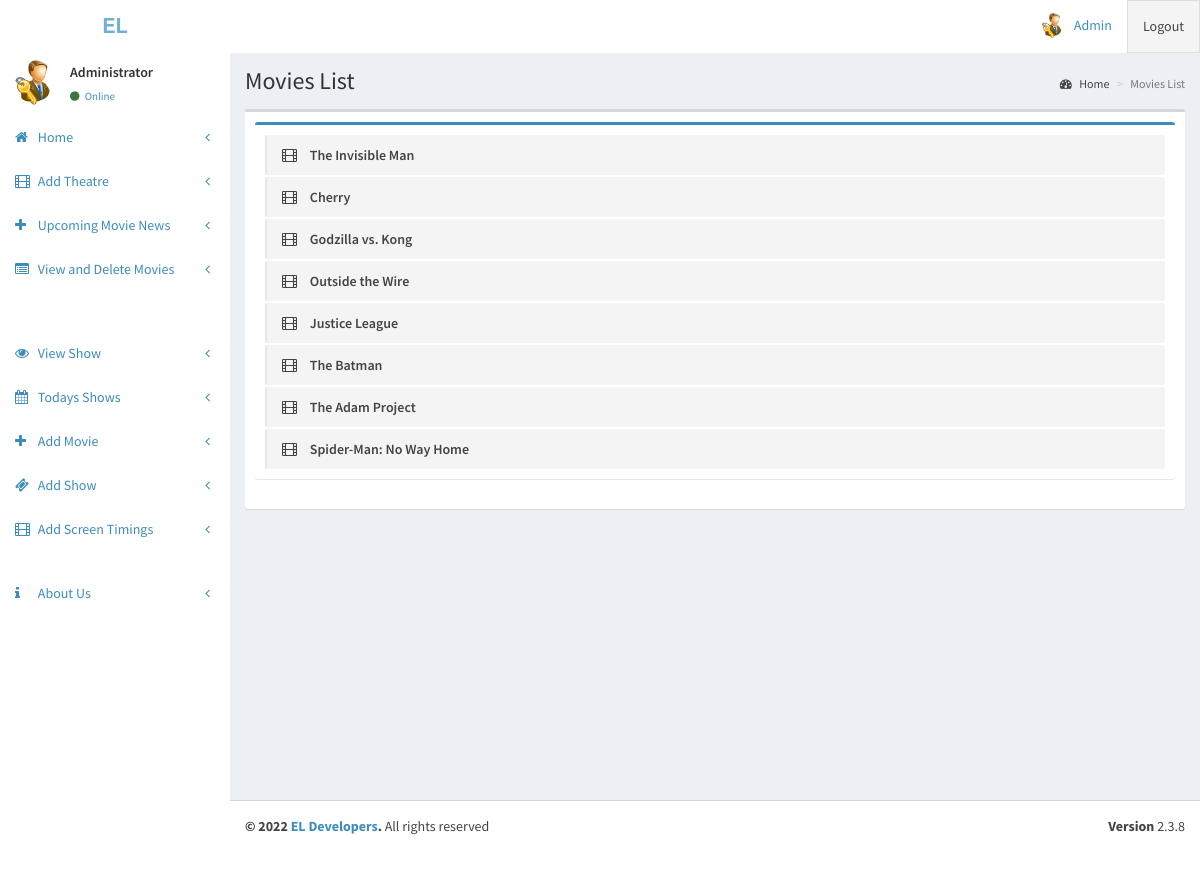
Page /admin/pages/view_movie.php (signed in) on the committed database.
### tables this page shows
CREATE TABLE `tbl_movie` (
  `movie_id` int(11) NOT NULL,
  `t_id` int(11) NOT NULL COMMENT 'theatre id',
  `movie_name` varchar(255) NOT NULL,
  `cast` varchar(500) NOT NULL,
  `desc` varchar(1000) NOT NULL,
  `release_date` date NOT NULL,
  `image` varchar(200) NOT NULL,
  `video_url` varchar(200) NOT NULL,
  `status` int(1) NOT NULL COMMENT '0 means active '
);

### admin/pages/view_movie.php (the view, shortened to what this page needs)
<?php
  include('header.php');
?>
<div class="content-wrapper">
  <section class="content-header">
    <h1>
      Movies List
    </h1>
    <ol class="breadcrumb">
      <li><a href="index"><i class="fa fa-dashboard"></i> Home</a></li>
      <li class="active">Movies List</li>
    </ol>
  </section>
  <section class="content">
    <div class="box">
      <div class="box-body">
          <div class="box box-primary">
            <div class="box-body">
              <ul class="todo-list">
                <?php
                  $qry7=mysqli_query($con,"select * from tbl_movie");
                  if(mysqli_num_rows($qry7))
                  {
                  while($c=mysqli_fetch_array($qry7))
                  {
                ?>
                <li>
                  <span class="handle">
                    <i class="fa fa-film"></i>
                  </span>
                  <span class="text"><?php echo $c['movie_name'];?></span>
                </li>
                <?php
                  }}
                ?>
            </div>
          </div>
        </div>
      </div>
    </div>
</div>
<?php
  include('footer.php');
?>

### rows in the picture
tbl_movie: movie_name "The Invisible Man"
tbl_movie: movie_name "Cherry"
tbl_movie: movie_name "Godzilla vs. Kong"
tbl_movie: movie_name "Outside the Wire"
tbl_movie: movie_name "Justice League"
tbl_movie: movie_name "The Batman"
tbl_movie: movie_name "The Adam Project"
tbl_movie: movie_name "Spider-Man: No Way Home"
